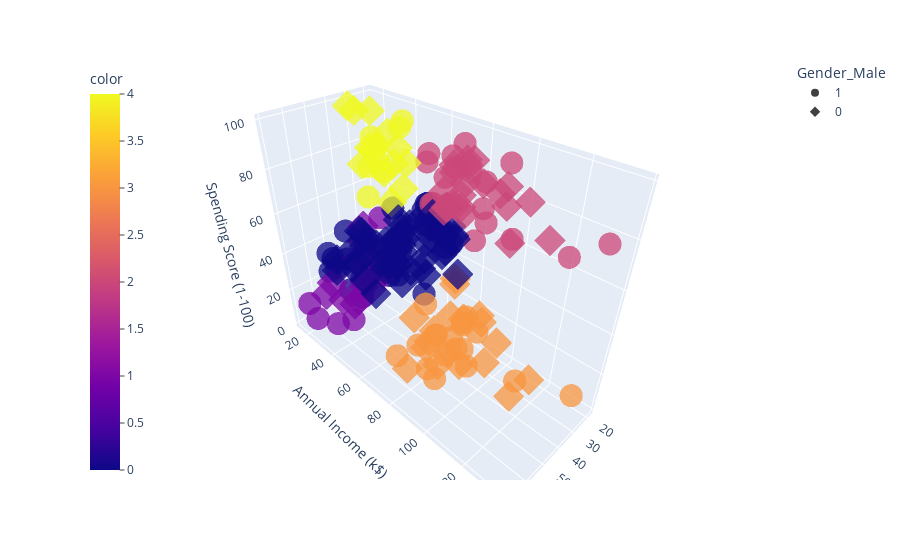

This figure's notebook cell:
### Markdown cell above
Now lets try to visualize the clustering, since we have in total 4 features here so what we will do is plot a 3-D plot and segregate the gender based on the shapes of the points, namely circle and the diamond.

### Code cell
import plotly.express as px
fig = px.scatter_3d(dp, x='Age', y='Annual Income (k$)', z='Spending Score (1-100)', color=model.fit_predict(dp), symbol='Gender_Male', opacity=0.75)
fig.update_layout(coloraxis_colorbar=dict(yanchor="top", y=1, x=0, ticks="outside"))
fig.show()

### Figure 1 — Plotly figure (JSON) as saved in the notebook; plotly's stock layout.template omitted (floating-point values rounded to 4 significant figures)
{"data": [{"hovertemplate": "Gender_Male=1<br>Age=%{x}<br>Annual Income (k$)=%{y}<br>Spending Score (1-100)=%{z}<br>color=%{marker.color}<extra></extra>", "legendgroup": "1", "marker": {"color": [1, 4, 1, 1, 1, 4, 4, 1, 1, 4, 4, 4, 4, 1, 1, 4, 4, 1, 0, 0, 0, 0, 0, 0, 0, 0, 0, 0, 0, 0, 0, 0, 0, 0, 0, 0, 0, 0, 0, 0, 0, 0, 0, 0, 0, 0, 0, 0, 0, 0, 2, 0, 2, 3, 2, 3, 2, 3, 2, 3, 2, 3, 2, 3, 2, 3, 2, 3, 3, 3, 3, 3, 2, 3, 2, 3, 2, 3, 2, 3, 2, 3, 2, 2, 3, 2, 3, 2], "coloraxis": "coloraxis", "opacity": 0.75, "symbol": "circle"}, "mode": "markers", "name": "1", "scene": "scene", "showlegend": true, "type": "scatter3d", "x": [19, 21, 64, 67, 37, 22, 20, 52, 35, 25, 31, 29, 35, 60, 53, 18, 24, 48, 33, 59, 47, 69, 53, 70, 19, 63, 18, 19, 70, 59, 26, 40, 57, 38, 67, 48, 18, 48, 24, 48, 20, 67, 26, 49, 54, 68, 66, 65, 19, 27, 39, 43, 40, 59, 38, 47, 39, 20, 32, 19, 32, 25, 28, 48, 34, 43, 39, 37, 34, 19, 50, 42, 32, 40, 28, 36, 36, 58, 27, 59, 35, 46, 30, 28, 33, 32, 32, 30], "y": [15, 15, 19, 19, 20, 20, 21, 23, 24, 24, 25, 28, 28, 30, 33, 33, 38, 39, 42, 43, 43, 44, 46, 46, 46, 48, 48, 48, 49, 54, 54, 54, 54, 54, 54, 54, 59, 60, 60, 61, 61, 62, 62, 62, 63, 63, 63, 63, 64, 67, 69, 71, 71, 71, 71, 71, 71, 73, 73, 74, 75, 77, 77, 77, 78, 78, 78, 78, 78, 81, 85, 86, 87, 87, 87, 87, 87, 88, 88, 93, 93, 98, 99, 101, 113, 126, 137, 137], "z": [39, 81, 3, 14, 13, 79, 66, 29, 35, 73, 73, 82, 61, 4, 4, 92, 92, 36, 60, 60, 41, 46, 46, 56, 55, 51, 59, 59, 55, 47, 54, 48, 51, 55, 41, 46, 41, 49, 52, 42, 49, 59, 55, 56, 46, 43, 48, 52, 46, 56, 91, 35, 95, 11, 75, 9, 75, 5, 73, 10, 93, 12, 97, 36, 90, 17, 88, 1, 1, 5, 26, 20, 63, 13, 75, 10, 92, 15, 69, 14, 90, 15, 97, 68, 8, 74, 18, 83]}, {"hovertemplate": "Gender_Male=0<br>Age=%{x}<br>Annual Income (k$)=%{y}<br>Spending Score (1-100)=%{z}<br>color=%{marker.color}<extra></extra>", "legendgroup": "0", "marker": {"color": [1, 4, 1, 4, 1, 4, 4, 4, 1, 4, 1, 4, 1, 1, 1, 1, 4, 4, 1, 4, 1, 4, 1, 4, 1, 4, 1, 4, 0, 0, 0, 0, 0, 0, 0, 0, 0, 0, 0, 0, 0, 0, 0, 0, 0, 0, 0, 0, 0, 0, 0, 0, 0, 0, 0, 0, 0, 0, 0, 0, 0, 0, 0, 0, 0, 0, 0, 0, 0, 0, 0, 0, 0, 3, 2, 3, 2, 2, 3, 2, 3, 0, 2, 2, 3, 3, 2, 3, 2, 2, 2, 3, 2, 2, 2, 2, 3, 3, 2, 3, 2, 2, 3, 3, 3, 2, 3, 2, 2, 3, 2, 3], "coloraxis": "coloraxis", "opacity": 0.75, "symbol": "diamond"}, "mode": "markers", "name": "0", "scene": "scene", "showlegend": true, "type": "scatter3d", "x": [20, 23, 31, 22, 35, 23, 30, 35, 58, 24, 35, 35, 46, 54, 45, 40, 23, 21, 49, 21, 42, 30, 36, 20, 65, 31, 49, 24, 50, 27, 29, 31, 49, 31, 50, 51, 27, 67, 54, 43, 68, 32, 47, 60, 60, 45, 23, 49, 46, 21, 55, 22, 34, 50, 68, 40, 32, 47, 27, 23, 49, 21, 66, 19, 38, 18, 19, 63, 49, 51, 50, 38, 40, 23, 31, 25, 31, 29, 44, 35, 57, 28, 32, 32, 34, 44, 38, 47, 27, 30, 30, 56, 29, 31, 36, 33, 36, 52, 30, 37, 32, 29, 41, 54, 41, 36, 34, 32, 38, 47, 35, 45], "y": [16, 16, 17, 17, 18, 18, 19, 19, 20, 20, 21, 23, 25, 28, 28, 29, 29, 30, 33, 33, 34, 34, 37, 37, 38, 39, 39, 39, 40, 40, 40, 40, 42, 43, 43, 44, 46, 47, 47, 48, 48, 48, 49, 50, 50, 54, 54, 54, 54, 54, 57, 57, 58, 58, 59, 60, 60, 60, 60, 62, 62, 62, 63, 63, 64, 65, 65, 65, 65, 67, 67, 67, 69, 70, 70, 72, 72, 73, 73, 74, 75, 76, 76, 77, 78, 78, 78, 78, 78, 78, 78, 79, 79, 81, 85, 86, 87, 88, 88, 97, 97, 98, 99, 101, 103, 103, 103, 103, 113, 120, 120, 126], "z": [6, 77, 40, 76, 6, 94, 72, 99, 15, 77, 35, 98, 5, 14, 32, 31, 87, 73, 14, 81, 17, 73, 26, 75, 35, 61, 28, 65, 55, 47, 42, 42, 52, 54, 45, 50, 51, 52, 59, 50, 48, 47, 42, 49, 56, 53, 52, 42, 44, 57, 58, 55, 60, 46, 55, 40, 42, 47, 50, 41, 48, 42, 50, 54, 42, 48, 50, 43, 59, 43, 57, 40, 58, 29, 77, 34, 71, 88, 7, 72, 5, 40, 87, 74, 22, 20, 76, 16, 89, 78, 73, 35, 83, 93, 75, 95, 27, 13, 86, 32, 86, 88, 39, 24, 17, 85, 23, 69, 91, 16, 79, 28]}], "layout": {"coloraxis": {"colorbar": {"ticks": "outside", "title": {"text": "color"}, "x": 0, "y": 1, "yanchor": "top"}, "colorscale": [[0, "#0d0887"], [0.1111, "#46039f"], [0.2222, "#7201a8"], [0.3333, "#9c179e"], [0.4444, "#bd3786"], [0.5556, "#d8576b"], [0.6667, "#ed7953"], [0.7778, "#fb9f3a"], [0.8889, "#fdca26"], [1, "#f0f921"]]}, "legend": {"title": {"text": "Gender_Male"}, "tracegroupgap": 0}, "margin": {"t": 60}, "scene": {"domain": {"x": [0, 1], "y": [0, 1]}, "xaxis": {"title": {"text": "Age"}}, "yaxis": {"title": {"text": "Annual Income (k$)"}}, "zaxis": {"title": {"text": "Spending Score (1-100)"}}}}}
